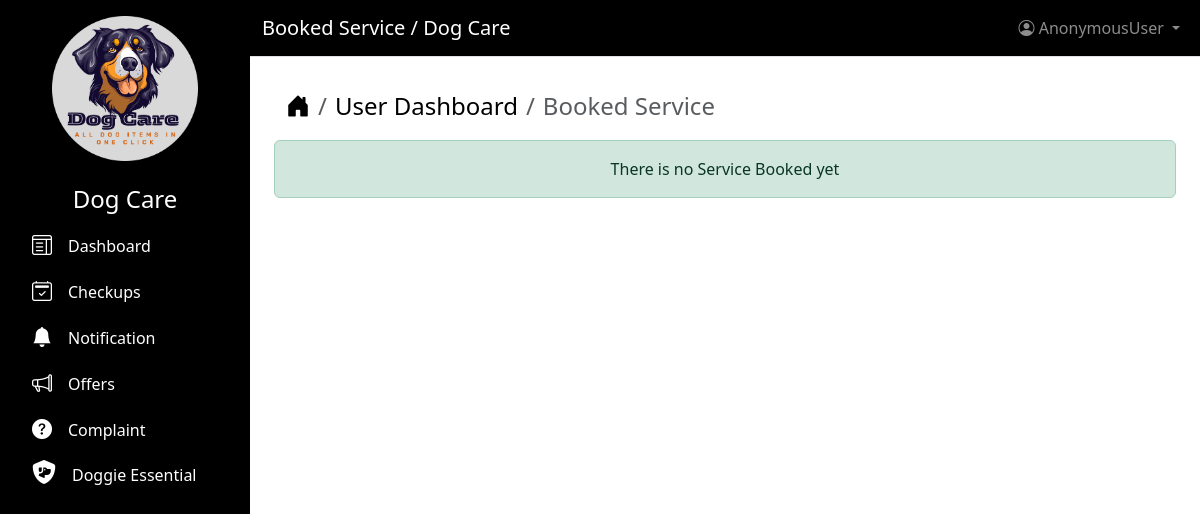
Before: /booking/service with the older database file.
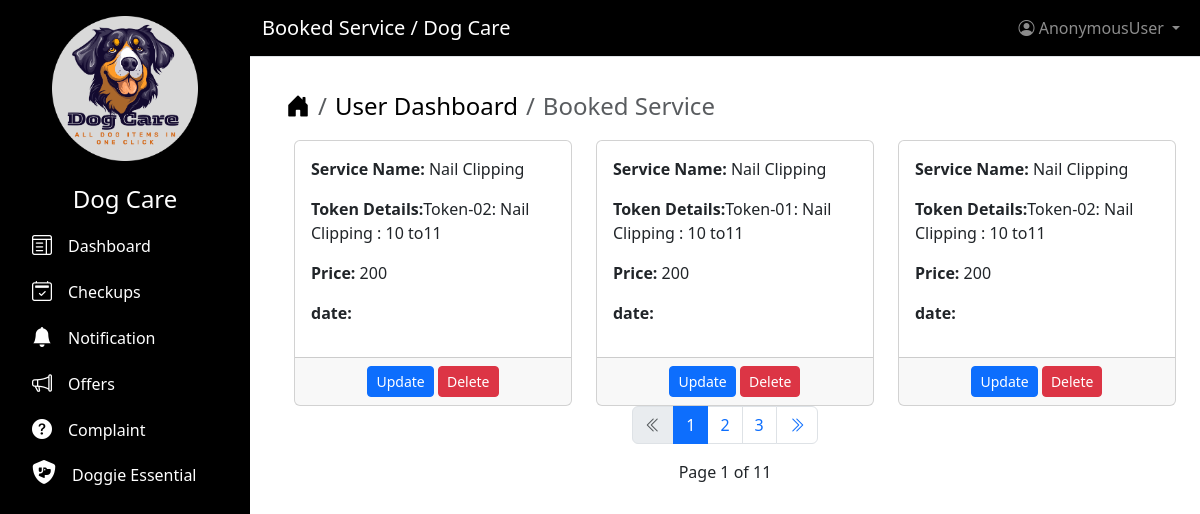
After: the same page with the newer database file.
### shop/models.py (models this page shows)
class BookingService(models.Model):
    service_name = models.ForeignKey(ServiceOffered, on_delete=models.CASCADE)
    price = models.PositiveIntegerField()
    username = models.ForeignKey(
        CustomUser, on_delete=models.CASCADE, null=True, blank=True
    )
    token = models.ForeignKey(
        TokenService, on_delete=models.CASCADE, null=True, blank=True
    )

class ServiceOffered(models.Model):
    service_name = models.CharField(max_length=300)
    price = models.PositiveIntegerField()
    image = models.ImageField(upload_to="service_offered_image")
    def __str__(self):
        return self.service_name

class TokenService(models.Model):
    token = models.CharField(max_length=200, null=True, blank=True, unique=True)
    available = models.BooleanField(default=True, null=True, blank=True)
    def __str__(self):
        return self.token

### shop/views.py (the view)
# urls.py: path("booking/service", views.BookedService.as_view(), name="booked_service"),
class BookedService(ListView):
    model = BookingService
    template_name = "booking_service.html"
    context_object_name = "all_user"
    paginate_by = 3
    ordering = ["-id"]
    def get_context_data(self, **kwargs):
        context = super().get_context_data(**kwargs)
        context["page_title"] = "Booked Service"
        return context

### users/templates/booking_service.html (shortened to what this page needs)
{% extends "base.html" %}
{% block content %}
    <div class="container mt-2">
        <nav aria-label="breadcrumb">
            <ol class="breadcrumb fs-4">
                <li class="breadcrumb-item">
                    <a href="{% url 'home' %}" class="text-decoration-none text-black"><i class="bi bi-house-door-fill"></i></a>
                </li>
                <li class="breadcrumb-item">
                    <a href="{% url 'users_dashboard' %}"
                       class="text-decoration-none text-black">User Dashboard</a>
                </li>
                <li class="breadcrumb-item active" aria-current="page">{{ page_title }}</li>
            </ol>
        </nav>
    </div>
    {% if all_user %}
        <div class="row row-cols-1 row-cols-md-2 row-cols-lg-3 g-4 ms-2">
            {% for user in all_user %}
                <div class="col">
                    <div class="card h-100">
                        <div class="card-body">
                            <p>
                                <strong>Service Name:</strong> {{ user.service_name }}
                            </p>
                            <p>
                                <strong>Token Details:</strong>{{ user.token }}
                            </p>
                            <p>
                                <strong>Price:</strong>  {{ user.price }}
                            </p>
                            <p>
                                <strong>date:</strong> {{ company.mission }}
                            </p>
                        </div>
                        <div class="card-footer text-center">
                            <button type="submit" class="btn btn-primary btn-sm">Update</button>
                        <button type="button"
                                class="btn btn-danger btn-sm"
                                data-bs-toggle="modal"
                                data-bs-target="#deleteModal{{ company.id }}">Delete</button>
                    </div>
                </div>
            </div>
    {% endfor %}
</div>
{% include "pagination.html" %}
{% else %}
<div class="alert alert-success text-center mt-2" role="alert">There is no Service Booked yet</div>
{% endif %}
{% endblock content %}

Changed rows visible on the page:
added BookingService: service_name "Nail Clipping", token "Token-02: Nail Clipping : 10 to11", price "200"
added BookingService: service_name "Nail Clipping", token "Token-01: Nail Clipping : 10 to11", price "200"
added BookingService: service_name "Nail Clipping", token "Token-02: Nail Clipping : 10 to11", price "200"
Other visible differences:
{{ page_obj.number }}: (not shown) → "1"
{{ page_obj.paginator.num_pages }}: (not shown) → "11"
new list line: "1"
new list line: "2"
new list line: "3"
text no longer shown: "There is no Service Booked yet"
text now shown: "Page of"
